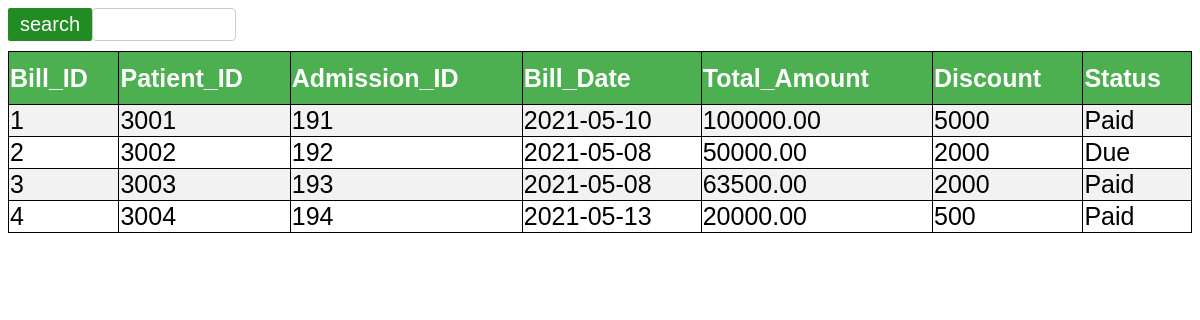
The page /HMS/display/list-bill.php on the database its author committed.
### tables this page shows
CREATE TABLE `bill` (
  `bill_id` int(6) NOT NULL,
  `patient_id` int(6) DEFAULT NULL,
  `admission_id` int(6) DEFAULT NULL,
  `bill_date` date DEFAULT NULL,
  `total_amount` double(8,2) DEFAULT NULL,
  `discount` smallint(6) DEFAULT NULL,
  `status` varchar(50) DEFAULT NULL
);

### HMS/display/list-bill.php (the view, shortened to what this page needs)
<!DOCTYPE html>
<html>
<head>
</head>
<body>
	<div class="container">
		<form action="search-bill.php" method="post">
			<input type="text" name="search" >
			<button class="btn">search</button>
		</form>
	</div>
	<table>
		<tr>
			<th>Bill_ID</th>
			<th>Patient_ID</th>
			<th>Admission_ID</th>
			<th>Bill_Date</th>
			<th>Total_Amount</th>
			<th>Discount</th>
			<th>Status</th>
		</tr>
		<?php
		$conn =mysqli_connect("localhost", "root", "", "hospital");
            $sql = "SELECT bill_id,patient_id,admission_id,bill_date,total_amount,discount,status FROM bill";
            $result = $conn->query($sql);
            if ($result->num_rows > 0) {
            while($row = $result->fetch_assoc()) {
            echo "<tr><td> " . $row["bill_id"]. "</td><td> " . $row["patient_id"]. " </td><td>" . $row["admission_id"]. "</td><td>" .$row["bill_date"]."</td><td>".$row["total_amount"]."</td><td>".$row["discount"]."</td><td>".$row["status"]."</td></tr>";
                  }
              echo"</table>";
               }
              else {
              echo "0 results";
              }
		?>
</body>
</html>

### HMS/display/list-bill.php (style rules this page uses)
.btn { background-color: #228B22; color: white; padding: 5px 12px; border: none; border-radius: 2px; cursor: pointer; float: left; font-size:20px; }
input[type=text] { width: 10%; padding: 8px 12px; border: 1px solid #ccc; border-radius: 4px; resize: vertical; }
.container { padding-bottom:10px; }
table { border-collapse:collapse; color:black; width:100%; font-family:sans-serif; font-size:25px; text-align:left; padding-left:15px; }
table,th,td { border:1px solid black; }
th { background-color:#4CAF50; color:white; height:50px; }
td { height:10px; vertical-align:bottom; }
tr:nth-child(even) { background-color: #f2f2f2 }

### rows shown on the page
bill: bill_id "1", patient "3001", admission "191", bill_date "2021-05-10", total_amount "100000.00", discount "5000", status "Paid"
bill: bill_id "2", patient "3002", admission "192", bill_date "2021-05-08", total_amount "50000.00", discount "2000", status "Due"
bill: bill_id "3", patient "3003", admission "193", bill_date "2021-05-08", total_amount "63500.00", discount "2000", status "Paid"
bill: bill_id "4", patient "3004", admission "194", bill_date "2021-05-13", total_amount "20000.00", discount "500", status "Paid"
